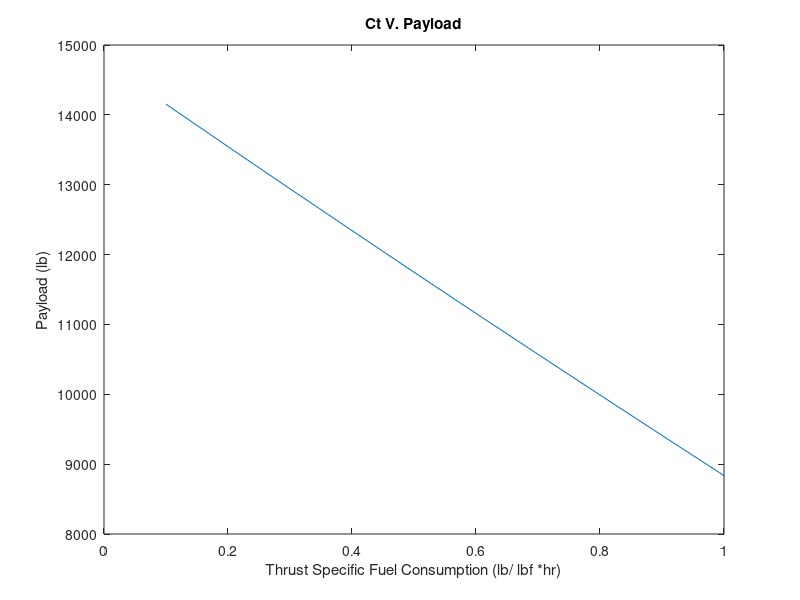
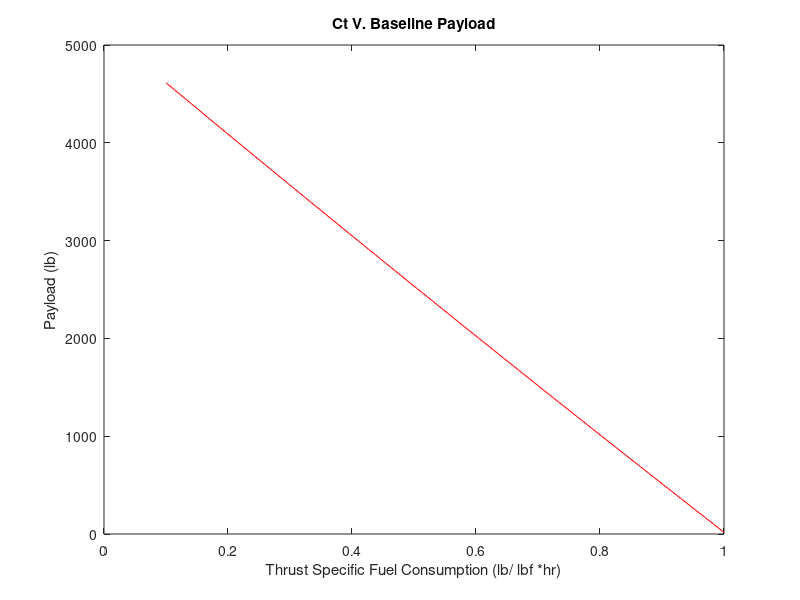
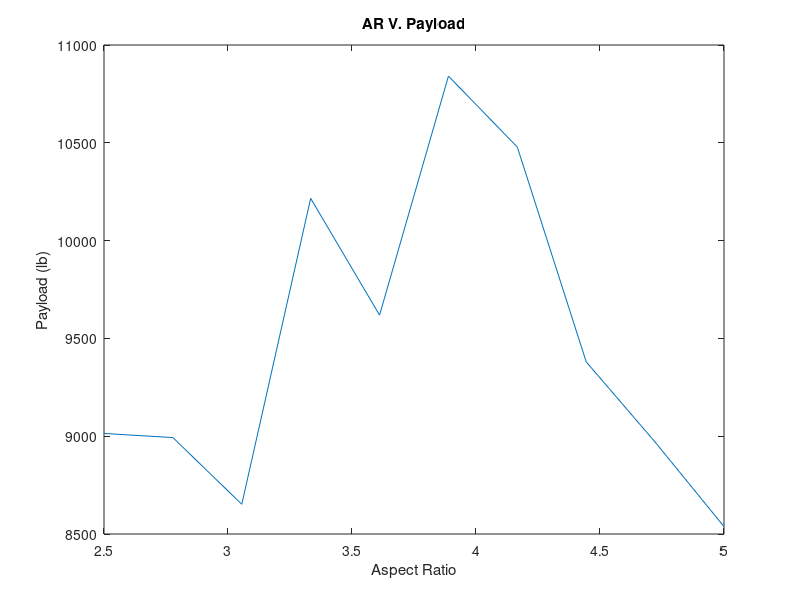
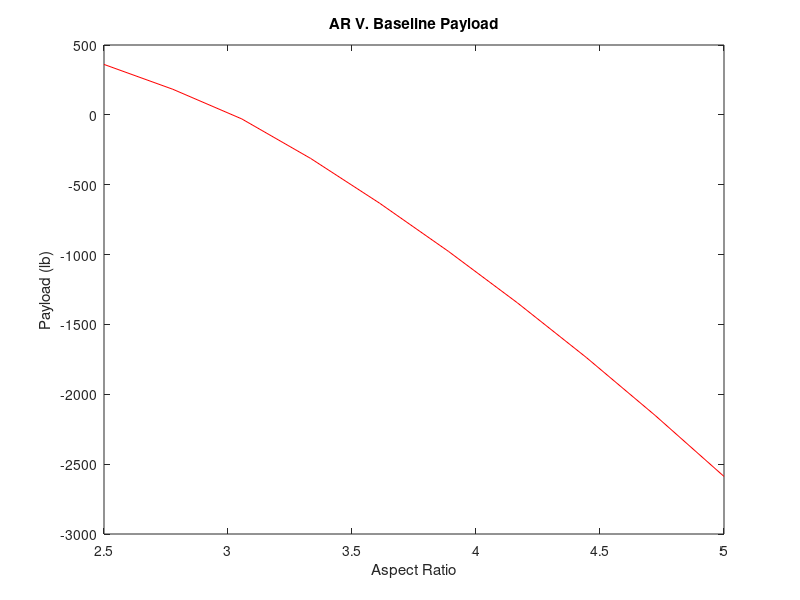

Recreate these plots in MATLAB, in order.
% ASEN 2004 Design Lab 2
% Cody Gondek
% Date Created: 25 February 2015
% Date Modified: 25 February 2015

% Creates sensitivity plots for 5 variables and how they affect payload
% weight. 




% Payload weight calculated by:
% Wtakeoff - Wempty - Wfuel

Ct = linspace(0.1,1,10);
AR = linspace(2.5,5,10);
cruiseMach = linspace(0.7,1.3,10);
wAirframe = linspace(7000,12000,10);
S = linspace(200,400,10);

payloadCt = [14153, 13545, 12942, 12343, 11748, 11158, 10572, 9990, 9411, 8836];
payloadAR = [ 9014, 8993, 8652, 10216, 9619, 10841, 10478, 9380, 8970, 8538];
payloadCruiseMach = [8661, 8756, 8823, 8730, 8426, 8114, 8179, 8146, 8103, 8053];
payloadWAirframe = [17844, 17288, 16733, 16177, 13925, 13369, 12814, 12258, 11703, 11147];
payloadS = [13329, 13089, 12252, 10542, 10650, 8729, 8368, 8142, 7493, 7251];

baselineCt = [4614 4088 3567 3049 2535 2024 1517 1014 514 17];
baselineAR = [361 183 -29 -312 -632 -977 -1345 -1736 -2151 -2588];
baselineCruiseMach = [-2693 -2634 -2595 -2693 -2972 -3255 -3203 -3244 -3291 -3342];
baselineWAirframe = [5631 5075 4520 3964 3409 2853 2298 1742 1187 631];
baselineS = [677 570 440 293 126 -85 -294 -508 -725 -955];



figure;
plot(Ct,payloadCt)
title('Ct V. Payload');
xlabel('Thrust Specific Fuel Consumption (lb/ lbf *hr)');
ylabel('Payload (lb)');

figure
plot(Ct,baselineCt,'-r')
title('Ct V. Baseline Payload');
xlabel('Thrust Specific Fuel Consumption (lb/ lbf *hr)');
ylabel('Payload (lb)');

figure;
plot(AR,payloadAR)
title('AR V. Payload');
xlabel('Aspect Ratio');
ylabel('Payload (lb)');


figure
plot(AR,baselineAR,'-r')
title('AR V. Baseline Payload');
xlabel('Aspect Ratio');
ylabel('Payload (lb)');

figure;
plot(cruiseMach, payloadCruiseMach)
title('Cruise Mach V. Payload');
xlabel('Cruise Mach');
ylabel('Payload (lb)');

figure
plot(cruiseMach,baselineCruiseMach,'-r')
title('Cruise Mach V. Baseline Payload');
xlabel('Cruise Mach');
ylabel('Payload (lb)');

figure;
plot(wAirframe, payloadWAirframe)
title('Airframe Weight V. Payload');
xlabel('Airframe Weight (lb)');
ylabel('Payload (lb)');

figure
plot(wAirframe,baselineWAirframe,'-r')
title('Aiframe Weight V. Baseline Payload');
xlabel('Airfame Weight (lb)');
ylabel('Payload (lb)');

figure;
plot(S, payloadS)
title('Wing Area V. Payload');
xlabel('Wing Area (ft^2)');
ylabel('Payload (lb)');

figure
plot(S,baselineS,'-r')
title('Wing Area V. Baseline Payload');
xlabel('Wing Area (ft^2)');
ylabel('Payload (lb)');

